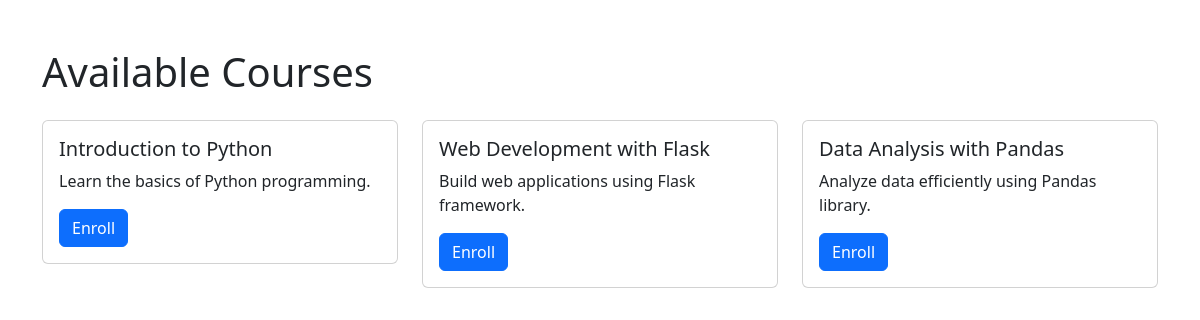
Screenshot of /courses with the database file from the repository.
### models.py (models this page shows)
class Course(db.Model):
    id = db.Column(db.Integer, primary_key=True)
    title = db.Column(db.String(200), nullable=False)
    description = db.Column(db.Text, nullable=False)
    enrollments = db.relationship('Enrollment', back_populates='course', cascade="all, delete-orphan")
    progress = db.relationship('Progress', back_populates='course', cascade="all, delete-orphan")

### routes.py (the view)
@course_bp.route('/courses')
def courses():
    all_courses = Course.query.all()
    return render_template('courses.html', courses=all_courses)

### app.py (called while the page is built)
@app.after_request
def add_cache_control_header(response):
    response.headers['Cache-Control'] = 'no-cache, no-store, must-revalidate'
    response.headers['Pragma'] = 'no-cache'
    response.headers['Expires'] = '0'
    return response

### templates/courses.html (shortened to what this page needs)
<!DOCTYPE html>
<html lang="en">
<head>
    <link href="https://cdn.jsdelivr.net/npm/bootstrap@5.3.0/dist/css/bootstrap.min.css" rel="stylesheet">
</head>
<body>
    <div class="container mt-5">
        <h1 class="mb-4">Available Courses</h1>
        <div class="row">
            {% for course in courses %}
                <div class="col-md-4 mb-4">
                    <div class="card">
                        <div class="card-body">
                            <h5 class="card-title">{{ course.title }}</h5>
                            <p class="card-text">{{ course.description }}</p>
                            <a href="{{ url_for('course_bp.enroll', course_id=course.id) }}" class="btn btn-primary">Enroll</a>
                        </div>
                    </div>
                </div>
            {% else %}
                <p>No courses available at the moment. Please check back later.</p>
            {% endfor %}
        </div>
    </div>
</body>
</html>

### rows the page displays
Course: title "Introduction to Python", description "Learn the basics of Python programming."
Course: title "Web Development with Flask", description "Build web applications using Flask framework."
Course: title "Data Analysis with Pandas", description "Analyze data efficiently using Pandas library."
